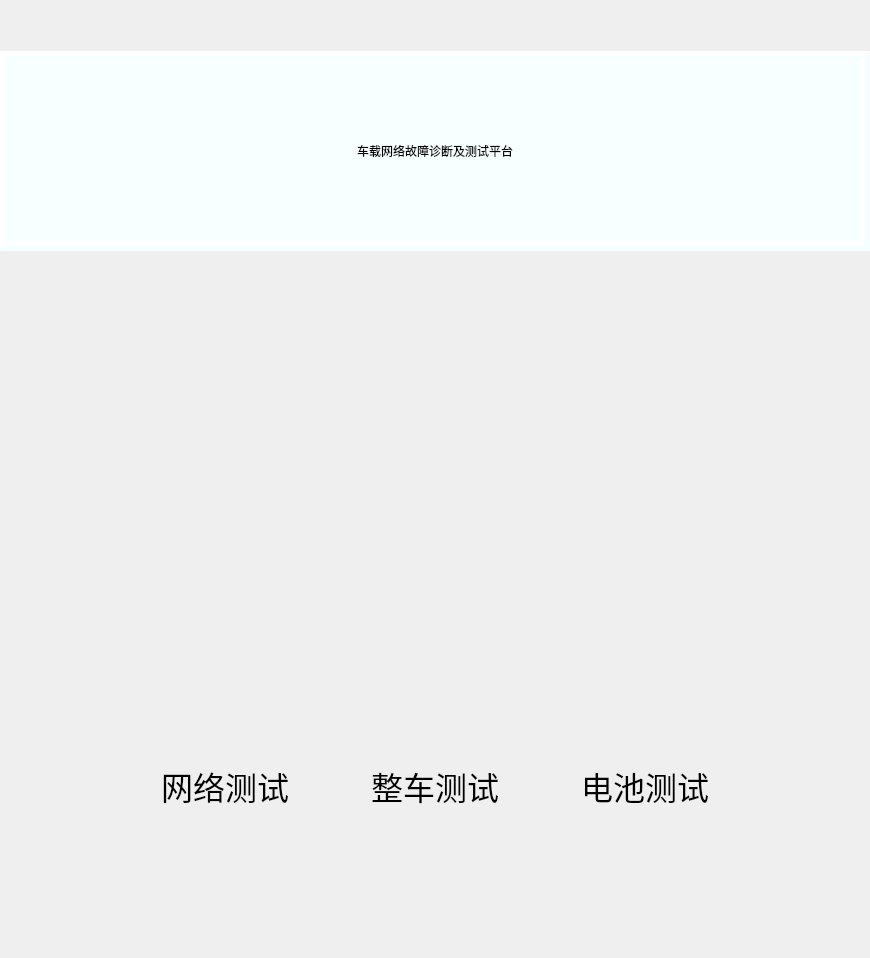
      <widget class="QWidget" name="page_init">
       <layout class="QGridLayout" name="gridLayout_5">
        <property name="leftMargin">
         <number>0</number>
        </property>
        <property name="rightMargin">
         <number>0</number>
        </property>
        <item row="2" column="0">
         <spacer name="verticalSpacer">
          <property name="orientation">
           <enum>Qt::Vertical</enum>
          </property>
          <property name="sizeHint" stdset="0">
           <size>
            <width>20</width>
            <height>40</height>
           </size>
          </property>
         </spacer>
        </item>
        <item row="1" column="0">
         <widget class="QLabel" name="TitleLabel">
          <property name="enabled">
           <bool>true</bool>
          </property>
          <property name="minimumSize">
           <size>
            <width>0</width>
            <height>200</height>
           </size>
          </property>
          <property name="maximumSize">
           <size>
            <width>5000</width>
            <height>200</height>
           </size>
          </property>
          <property name="styleSheet">
           <string notr="true">font: 25 72pt &quot;Adobe 黑体 Std R&quot;;
background-color:rgb(248, 255, 255);
border:10px ridge rgb(245, 255, 255);</string>
          </property>
          <property name="text">
           <string>车载网络故障诊断及测试平台</string>
          </property>
          <property name="alignment">
           <set>Qt::AlignCenter</set>
          </property>
         </widget>
        </item>
        <item row="3" column="0">
         <layout class="QGridLayout" name="InitLayout">
          <property name="leftMargin">
           <number>150</number>
          </property>
          <property name="rightMargin">
           <number>150</number>
          </property>
          <property name="bottomMargin">
           <number>100</number>
          </property>
          <property name="horizontalSpacing">
           <number>60</number>
          </property>
          <property name="verticalSpacing">
           <number>50</number>
          </property>
          <item row="0" column="2">
           <widget class="QPushButton" name="PartTestInitBtn">
            <property name="styleSheet">
             <string notr="true">QPushButton{
width:150px;
height:550px;
border-radius:20px;
border-style:groove;
background-image:url(:/battery);
background-repeat:no-repeat;
background-position:center;
text-align:bottom;
font-size:32px;
font-style:MingLiU-ExtB;
}</string>
            </property>
            <property name="text">
             <string>电池测试
</string>
            </property>
           </widget>
          </item>
          <item row="0" column="0">
           <widget class="QPushButton" name="NetTestInitBtn">
            <property name="styleSheet">
             <string notr="true">QPushButton{
width:150px;
height:550px;
border-radius:20px;
border-style:groove;
background-image:url(:/network);
background-repeat:no-repeat;
background-position:center;
text-align:bottom;
font-size:32px;
font-style:MingLiU-ExtB;
}</string>
            </property>
            <property name="text">
             <string>网络测试
</string>
            </property>
            <property name="autoDefault">
             <bool>false</bool>
            </property>
            <property name="default">
             <bool>false</bool>
            </property>
           </widget>
          </item>
          <item row="0" column="1">
           <widget class="QPushButton" name="VehicleTestInitBtn">
            <property name="styleSheet">
             <string notr="true">QPushButton{
width:150px;
height:550px;
border-radius:20px;
border-style:groove;
background-image:url(:/controller);
background-repeat:no-repeat;
background-position:center;
text-align:bottom;
font-size:32px;
font-style:MingLiU-ExtB;
}</string>
            </property>
            <property name="text">
             <string>整车测试
</string>
            </property>
           </widget>
          </item>
         </layout>
        </item>
        <item row="0" column="0">
         <spacer name="verticalSpacer_2">
          <property name="orientation">
           <enum>Qt::Vertical</enum>
          </property>
          <property name="sizeHint" stdset="0">
           <size>
            <width>20</width>
            <height>40</height>
           </size>
          </property>
         </spacer>
        </item>
       </layout>
      </widget>
